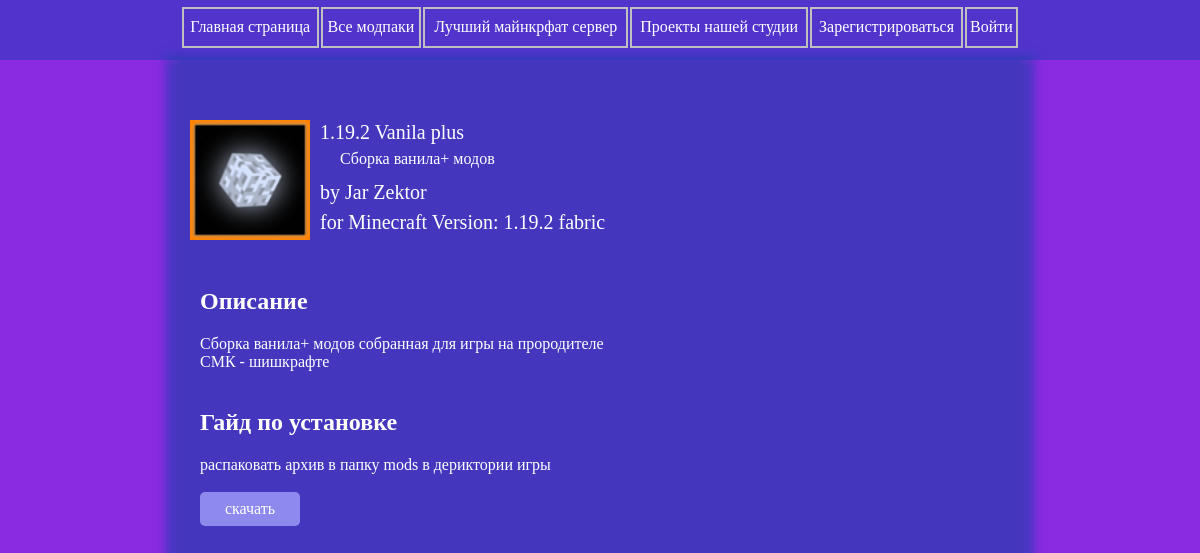
Page /minecraft/1.19.2_vanila_plus on the committed database.
### data/mods.py (models this page shows)
class Mods(SqlAlchemyBase):
    __tablename__ = 'mods'
    id = sqlalchemy.Column(sqlalchemy.Integer, primary_key=True, autoincrement=True)
    author_name = sqlalchemy.Column(sqlalchemy.String, nullable=False)
    game_image = sqlalchemy.Column(sqlalchemy.String, nullable=True)
    game_name = sqlalchemy.Column(sqlalchemy.String, nullable=False)
    visible_game_name = sqlalchemy.Column(sqlalchemy.String, nullable=False)
    mod_name = sqlalchemy.Column(sqlalchemy.String, nullable=False, unique=True)
    visible_mod_name = sqlalchemy.Column(sqlalchemy.String, nullable=False, unique=True)
    game_version = sqlalchemy.Column(sqlalchemy.String, nullable=False)
    description = sqlalchemy.Column(sqlalchemy.String, nullable=True)
    about_mod = sqlalchemy.Column(sqlalchemy.String, nullable=True)
    download_guide = sqlalchemy.Column(sqlalchemy.String, nullable=False)
    game_link = sqlalchemy.Column(sqlalchemy.String, nullable=False)
    created_date = sqlalchemy.Column(sqlalchemy.DateTime, default=datetime.datetime.now)

### server.py (the view)
@app.route('/<string:Catalog>/<string:Mod>')
def singleMod(Catalog, Mod):
    if uncorrect_url(Catalog, Mod):
        return redirect('/')
    db_sess = db_session.create_session()
    data = db_sess.query(Mods).filter(Mods.game_name == Catalog, Mods.mod_name == Mod).first()
    print(data.game_image)
    return render_template('sample.html', current_user=current_user, mod=data)

### data/db_session.py (called while the page is built)
def create_session() -> Session:
    global __factory
    return __factory()

### server.py (called while the page is built)
def uncorrect_url(Catalog, Mod=None):
    all_category = ['minecraft', 'rimworld', 'lethal_company', 'project_zomboid',
                    'stardew_valley', '7_days_to_die', 'content_warning', 'modpacks']
    db_sess = db_session.create_session()
    all_mods = list(map(lambda x: x.mod_name, db_sess.query(Mods).all()))
    if (Catalog in all_category) and (Mod == None or Mod in all_mods):
        return False
    return True

### templates/sample.html (shortened to what this page needs)
<!DOCTYPE html>
<html>
    <head>
        <link rel="stylesheet" href="../../static/css/base.css">
        <link rel="stylesheet" href="../../static/css/modpack.css">
    </head>
    <body>
        <header>
            <table width="70%" height="60px" align="center">
                    <td><a href="/"><div>Главная страница</div></a></td>
                    <td><a href="/modpacks"><div>Все модпаки</div></a></td>
                    <td><a href="/smk" title="СМК"><div>Лучший майнкрфат сервер</div></a></td>
                    <td><a href="/belj_games_studio"><div>Проекты нашей студии</div></a></td>
                    {% if current_user.is_authenticated %}
                        <td><a href="/creator"><div>Добавить модпак</div></a></td>
                        <td><a href="/logout"><div>Выйти из аккаунта</div></a></td>
                    {% else %}
                        <td><a href="/register"><div>Зарегистрироваться</div></a></td>
                        <td><a href="/login"><div>Войти</div></a></td>
                    {% endif %}
            </table>
        </header>
        <main align="center">
            <div class="mod_tab" align="left">
                <div class="art">
                    <img src="../../{{mod.game_image}}" alt={{mod.visible_mod_name}} width="120" height="120">
                </div>
                <div class="text">
                    <span class="name">{{mod.visible_mod_name}}</span>
                    <span class="description">{{mod.description}}</span>
                    <span class="author">by {{mod.author_name}}</span>
                    <span class="game_info">for {{mod.visible_game_name}} Version: {{mod.game_version}}</span>
                </div>
            </div><br>
            <div class="description" align="left">
                <h2>Описание</h2>
                <a>{{mod.about_mod}}</a>
            </div><br>
            <div class="guide" align="left">
                <h2>Гайд по установке</h2>
                <a>{{mod.download_guide}}</a>
            </div><br>
            <div class="download" align="left">
                <button class="download_button" onclick="window.open('{{mod.game_link}}')">
                    скачать
                </button>
            </div>
        </main>
    </body>
</html>

### static/css/base.css (style rules this page uses)
body { background-image: url(../img/mountains.png); background-size: cover; background-position: top; background-repeat: no-repeat; background-color: blueviolet; margin: 0px; }
header { background-color: rgba(69, 54, 201, 0.801); }
header table { padding-top: 5px; padding-bottom: 10px; max-width: 1400px; }
header table td { border: 2px solid silver; }
header table td a { height: 100%; display: block; text-decoration: none; text-align: center; color:#fff; }
header table td a div { padding-top: 8px; }
main { max-width: 70%; position: relative; left: 15%; background-color:rgba(0, 68, 156, 0.5); box-shadow: 0 11px 10px 14px rgba(0, 68, 156, 0.5); padding-top: 50px; display: block; min-height: 88.7vh; }

### static/css/modpack.css (style rules this page uses)
main { color: #fff; }
.mod_tab { display: grid; padding: 10px 10px 10px 10px; grid-template-areas: "art . text"; grid-template-columns: 130px 12px; max-width: 50%; }
.mod_tab .art { width: 120px; height: 120px; }
.mod_tab .text .name { grid-area: name; font-size: 20px; line-height: 24px; max-width: 560px; min-width: 0; }
.mod_tab .text .author { grid-area: author; font-size: 20px; line-height: 24px; max-width: 560px; min-width: 0; }
.mod_tab .text .game_info { grid-area: game; font-size: 20px; line-height: 24px; max-width: 560px; min-width: 0; }
.mod_tab .text { display: grid; grid-template-areas: "name" "desc" "author" "game"; grid-template-rows: 30px 30px 30px 30px; grid-template-columns: 600px; }
h2 { font-size: 24px; }
.description, .guide, .download { max-width: 50%; margin-left: 20px; }
.download_button { min-width: 100px; font-family: inherit; appearance: none; border: 0; border-radius: 5px; background: rgb(142, 137, 236); padding: 8px 16px; font-size: 1rem; cursor: pointer; padding-top: 8px; padding-bottom: 8px; color: #fff; }

### rows in the picture
Mods: game_image (picture), visible_mod_name "1.19.2 Vanila plus", description "Сборка ванила+ модов", author_name "Jar Zektor", visible_game_name "Minecraft", game_version "1.19.2 fabric", about_mod "Сборка ванила+ модов собранная для игры на прородителе СМК - шишкрафте", download_guide "распаковать архив в папку mods в дериктории игры"
